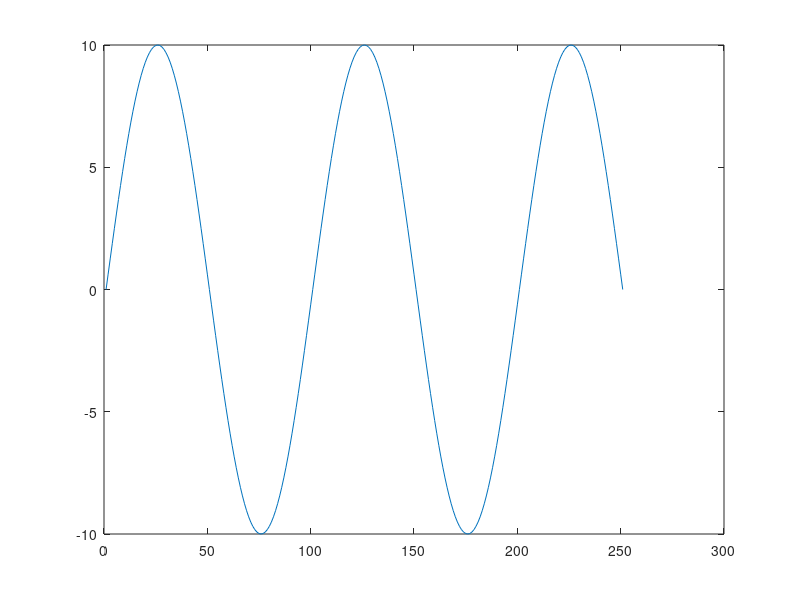

This chart was generated by the following MATLAB code: (Note: this script raises an error after producing the figure.)
clc;clear all; close all;
% define the input signal
t=0:2*pi/100:5*pi;
A=10;
x=A*sin(t);
% x=audioread('D:\Yekra\OneDrive - BUET\MatLab works\DSP Lab Test1\Speech 1-10 Rakib.mp3');
% x=x(1:10000);
%plot the original signal
plot(x)
hold on

% calling the adaptive delta modulation function
ADMout = adeltamod(x, 1, 0.1,0.3);
plot(ADMout);